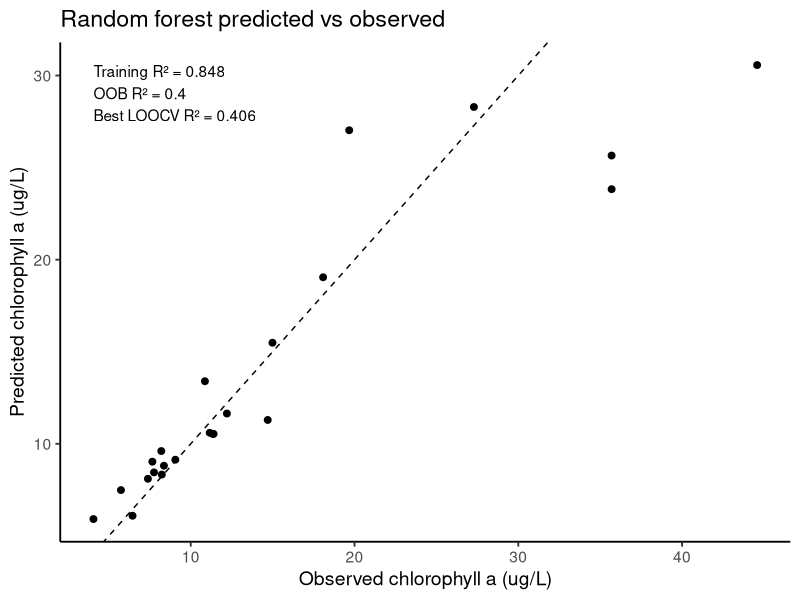
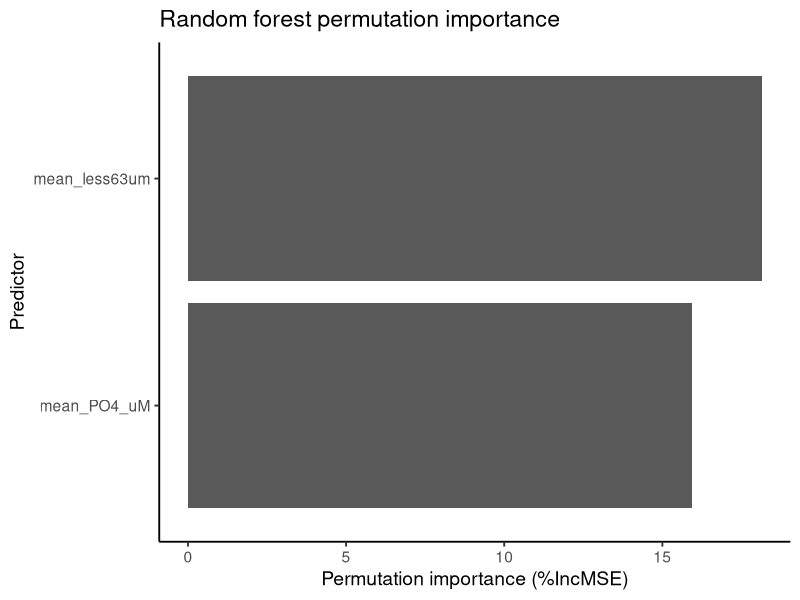
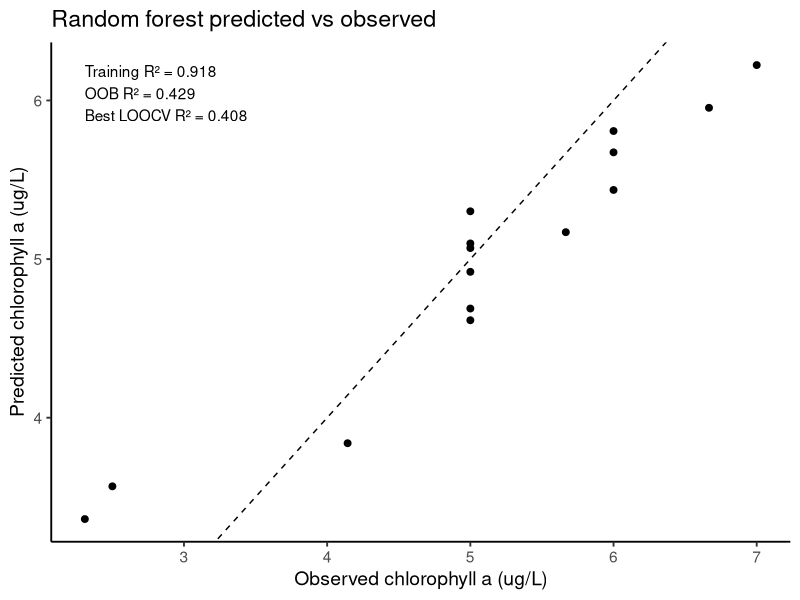
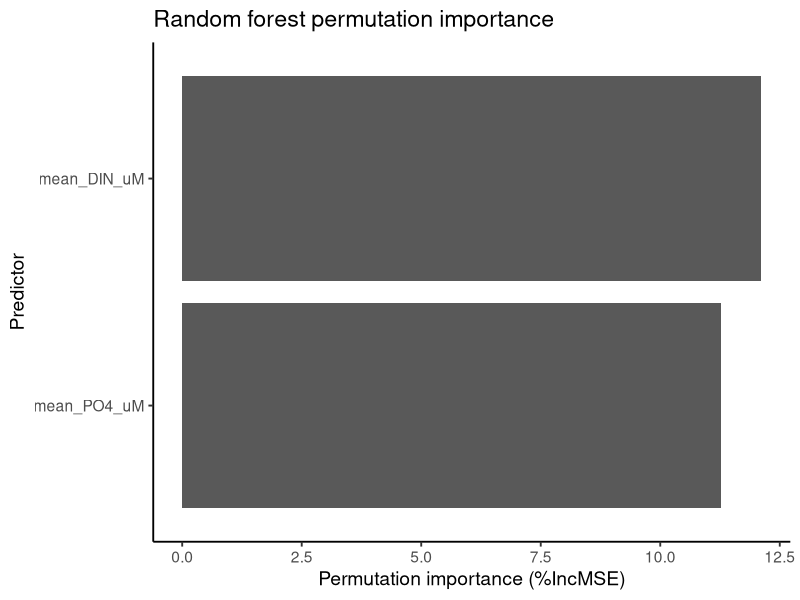

Recreate these plots in R, in order.
# ============================================================
# Random Forest subset search for chlorophyll a
# Response: mean_Chla_ug
# Categorical variables excluded: Month, Site, Estuary
# The script:
#   1) tests every predictor combination
#   2) selects the best by LOOCV R^2
#   3) fits the final random forest
#   4) makes predicted vs observed plot
#   5) makes horizontal permutation importance plot
# ============================================================

library(readxl)
library(dplyr)
library(ggplot2)
library(randomForest)

# ------------------------------------------------------------
# 1. Read data
# ------------------------------------------------------------
dat <- read_excel("Data/Biomass_data_forest.xlsx")

# ------------------------------------------------------------
# 2. Remove categorical variables
# ------------------------------------------------------------
dat <- dat %>%
  select(-Month, -Site, -Estuary)

# ------------------------------------------------------------
# 3. Keep only numeric columns and the response
# ------------------------------------------------------------
response_name <- "mean_Chla_ug"

numeric_vars <- names(dat)[sapply(dat, is.numeric)]
candidate_vars <- setdiff(numeric_vars, response_name)

model_df <- dat %>%
  select(all_of(c(response_name, candidate_vars))) %>%
  filter(complete.cases(.))

# ------------------------------------------------------------
# 4. Optional outlier removal on response
#    Uncomment to use
# ------------------------------------------------------------
# Q1 <- quantile(model_df[[response_name]], 0.25, na.rm = TRUE)
# Q3 <- quantile(model_df[[response_name]], 0.75, na.rm = TRUE)
# IQR_value <- IQR(model_df[[response_name]], na.rm = TRUE)
# lower <- Q1 - 1.5 * IQR_value
# upper <- Q3 + 1.5 * IQR_value
# model_df <- model_df %>%
#   filter(.data[[response_name]] >= lower,
#          .data[[response_name]] <= upper)

# ------------------------------------------------------------
# 5. Transform response
# ------------------------------------------------------------
model_df$Chla_log <- log1p(model_df[[response_name]])

# ------------------------------------------------------------
# 6. Helper function for metrics
# ------------------------------------------------------------
calc_metrics <- function(obs, pred) {
  r2 <- cor(obs, pred)^2
  rmse <- sqrt(mean((obs - pred)^2))
  mae <- mean(abs(obs - pred))
  data.frame(R2 = r2, RMSE = rmse, MAE = mae)
}

# ------------------------------------------------------------
# 7. LOOCV for one predictor subset
# ------------------------------------------------------------
evaluate_subset <- function(vars, df, response_col = "mean_Chla_ug") {
  n <- nrow(df)
  loo_pred <- numeric(n)
  
  for (i in seq_len(n)) {
    train_idx <- setdiff(seq_len(n), i)
    
    rf_fit <- randomForest(
      x = df[train_idx, vars, drop = FALSE],
      y = log1p(df[[response_col]][train_idx]),
      ntree = 500,
      importance = FALSE
    )
    
    pred_log <- predict(rf_fit, newdata = df[i, vars, drop = FALSE])
    loo_pred[i] <- pmax(0, expm1(pred_log))
  }
  
  obs <- df[[response_col]]
  metrics <- calc_metrics(obs, loo_pred)
  
  data.frame(
    Predictor_Set = paste(vars, collapse = " + "),
    n_predictors = length(vars),
    LOOCV_R2 = metrics$R2,
    LOOCV_RMSE = metrics$RMSE,
    LOOCV_MAE = metrics$MAE,
    stringsAsFactors = FALSE
  )
}

# ------------------------------------------------------------
# 8. Test every predictor combination
# ------------------------------------------------------------
set.seed(123)

all_results <- list()
counter <- 1

for (k in seq_along(candidate_vars)) {
  combos <- combn(candidate_vars, k, simplify = FALSE)
  
  for (vars in combos) {
    cat("Testing subset:", paste(vars, collapse = " + "), "\n")
    all_results[[counter]] <- evaluate_subset(vars, model_df, response_name)
    counter <- counter + 1
  }
}

results_df <- bind_rows(all_results)

# Save search results
# write.csv(results_df, "rf_subset_search_results.csv", row.names = FALSE)

# ------------------------------------------------------------
# 9. Choose the best subset
#    Highest LOOCV R2, then lowest RMSE, then fewer predictors
# ------------------------------------------------------------
best_row <- results_df %>%
  arrange(desc(LOOCV_R2), LOOCV_RMSE, n_predictors) %>%
  slice(1)

best_vars <- unlist(strsplit(best_row$Predictor_Set, " \\+ "))

cat("\nBest predictor set:\n")
print(best_vars)
print(best_row)

# ------------------------------------------------------------
# 10. Fit final model on the full data using the best subset
# ------------------------------------------------------------
rf_best <- randomForest(
  x = model_df[, best_vars, drop = FALSE],
  y = model_df$Chla_log,
  ntree = 500,
  importance = TRUE
)

# Training predictions on original scale
train_pred_log <- predict(rf_best, newdata = model_df[, best_vars, drop = FALSE])
train_pred <- pmax(0, expm1(train_pred_log))
train_obs <- model_df[[response_name]]

train_metrics <- calc_metrics(train_obs, train_pred)

# OOB predictions from randomForest object
# These are on the transformed scale, so back-transform them too
oob_pred <- pmax(0, expm1(rf_best$predicted))
oob_metrics <- calc_metrics(train_obs, oob_pred)

# Combine metrics
final_metrics <- data.frame(
  Metric = c("Training R2", "Training RMSE", "Training MAE",
             "OOB R2", "OOB RMSE", "OOB MAE",
             "Best LOOCV R2", "Best LOOCV RMSE", "Best LOOCV MAE",
             "Number of predictors"),
  Value = c(train_metrics$R2, train_metrics$RMSE, train_metrics$MAE,
            oob_metrics$R2, oob_metrics$RMSE, oob_metrics$MAE,
            best_row$LOOCV_R2, best_row$LOOCV_RMSE, best_row$LOOCV_MAE,
            best_row$n_predictors)
)

print(final_metrics)
# write.csv(final_metrics, "rf_final_metrics.csv", row.names = FALSE)

# ------------------------------------------------------------
# 11. Predicted vs observed plot
# ------------------------------------------------------------
plot_df <- data.frame(
  Observed = train_obs,
  Predicted = train_pred
)

p1 <- ggplot(plot_df, aes(x = Observed, y = Predicted)) +
  geom_point(size = 2) +
  geom_abline(intercept = 0, slope = 1, linetype = "dashed") +
  theme_classic(base_size = 14) +
  labs(
    x = "Observed chlorophyll a (ug/L)",
    y = "Predicted chlorophyll a (ug/L)",
    title = "Random forest predicted vs observed"
  ) +
  annotate(
    "text",
    x = min(plot_df$Observed, na.rm = TRUE),
    y = max(plot_df$Predicted, na.rm = TRUE),
    hjust = 0,
    vjust = 1,
    label = paste0(
      "Training R² = ", round(train_metrics$R2, 3), "\n",
      "OOB R² = ", round(oob_metrics$R2, 3), "\n",
      "Best LOOCV R² = ", round(best_row$LOOCV_R2, 3)
    )
  )

print(p1)
# ggsave("predicted_vs_observed_best_subset_rf.png", p1, width = 7, height = 6, dpi = 300)

# ------------------------------------------------------------
# 12. Permutation importance plot for the final model
#     For regression randomForest models, type = 1 gives %IncMSE
# ------------------------------------------------------------
imp <- importance(rf_best, type = 1)

imp_df <- data.frame(
  Variable = rownames(imp),
  PermImportance = imp[, 1]
) %>%
  filter(Variable %in% best_vars) %>%
  arrange(PermImportance)

write.csv(imp_df, "rf_permutation_importance_best_subset.csv", row.names = FALSE)

p2 <- ggplot(imp_df, aes(x = reorder(Variable, PermImportance),
                         y = PermImportance)) +
  geom_col() +
  coord_flip() +
  theme_classic(base_size = 14) +
  labs(
    x = "Predictor",
    y = "Permutation importance (%IncMSE)",
    title = "Random forest permutation importance"
  )

print(p2)
# ggsave("permutation_importance_best_subset_rf.png", p2, width = 7, height = 5, dpi = 300)

# ------------------------------------------------------------
# 13. Optional: save the final model object
# ------------------------------------------------------------
# saveRDS(rf_best, "rf_best_subset_model.rds")



### Hill.0

# ------------------------------------------------------------
# 1. Read data
# ------------------------------------------------------------
dat <- read_excel("Data/Diversity_data_forest.xlsx")

# ------------------------------------------------------------
# 2. Remove categorical variables
# ------------------------------------------------------------
dat <- dat %>%
  select(-Month, -Site, -Estuary, -mean_Hill.1, -mean_Hill.2)

# ------------------------------------------------------------
# 3. Keep only numeric columns and the response
# ------------------------------------------------------------
response_name <- "mean_Hill.0"

numeric_vars <- names(dat)[sapply(dat, is.numeric)]
candidate_vars <- setdiff(numeric_vars, response_name)

model_df <- dat %>%
  select(all_of(c(response_name, candidate_vars))) %>%
  filter(complete.cases(.))

# ------------------------------------------------------------
# 4. Optional outlier removal on response
#    Uncomment to use
# ------------------------------------------------------------
# Q1 <- quantile(model_df[[response_name]], 0.25, na.rm = TRUE)
# Q3 <- quantile(model_df[[response_name]], 0.75, na.rm = TRUE)
# IQR_value <- IQR(model_df[[response_name]], na.rm = TRUE)
# lower <- Q1 - 1.5 * IQR_value
# upper <- Q3 + 1.5 * IQR_value
# model_df <- model_df %>%
#   filter(.data[[response_name]] >= lower,
#          .data[[response_name]] <= upper)

# ------------------------------------------------------------
# 5. Transform response
# ------------------------------------------------------------
model_df$Chla_log <- log1p(model_df[[response_name]])

# ------------------------------------------------------------
# 6. Helper function for metrics
# ------------------------------------------------------------
calc_metrics <- function(obs, pred) {
  r2 <- cor(obs, pred)^2
  rmse <- sqrt(mean((obs - pred)^2))
  mae <- mean(abs(obs - pred))
  data.frame(R2 = r2, RMSE = rmse, MAE = mae)
}

# ------------------------------------------------------------
# 7. LOOCV for one predictor subset
# ------------------------------------------------------------
evaluate_subset <- function(vars, df, response_col = "mean_Chla_ug") {
  n <- nrow(df)
  loo_pred <- numeric(n)
  
  for (i in seq_len(n)) {
    train_idx <- setdiff(seq_len(n), i)
    
    rf_fit <- randomForest(
      x = df[train_idx, vars, drop = FALSE],
      y = log1p(df[[response_col]][train_idx]),
      ntree = 500,
      importance = FALSE
    )
    
    pred_log <- predict(rf_fit, newdata = df[i, vars, drop = FALSE])
    loo_pred[i] <- pmax(0, expm1(pred_log))
  }
  
  obs <- df[[response_col]]
  metrics <- calc_metrics(obs, loo_pred)
  
  data.frame(
    Predictor_Set = paste(vars, collapse = " + "),
    n_predictors = length(vars),
    LOOCV_R2 = metrics$R2,
    LOOCV_RMSE = metrics$RMSE,
    LOOCV_MAE = metrics$MAE,
    stringsAsFactors = FALSE
  )
}

# ------------------------------------------------------------
# 8. Test every predictor combination
# ------------------------------------------------------------
set.seed(123)

all_results <- list()
counter <- 1

for (k in seq_along(candidate_vars)) {
  combos <- combn(candidate_vars, k, simplify = FALSE)
  
  for (vars in combos) {
    cat("Testing subset:", paste(vars, collapse = " + "), "\n")
    all_results[[counter]] <- evaluate_subset(vars, model_df, response_name)
    counter <- counter + 1
  }
}

results_df <- bind_rows(all_results)

# Save search results
# write.csv(results_df, "rf_subset_search_results.csv", row.names = FALSE)

# ------------------------------------------------------------
# 9. Choose the best subset
#    Highest LOOCV R2, then lowest RMSE, then fewer predictors
# ------------------------------------------------------------
best_row <- results_df %>%
  arrange(desc(LOOCV_R2), LOOCV_RMSE, n_predictors) %>%
  slice(1)

best_vars <- unlist(strsplit(best_row$Predictor_Set, " \\+ "))

cat("\nBest predictor set:\n")
print(best_vars)
print(best_row)

# ------------------------------------------------------------
# 10. Fit final model on the full data using the best subset
# ------------------------------------------------------------
rf_best <- randomForest(
  x = model_df[, best_vars, drop = FALSE],
  y = model_df$Chla_log,
  ntree = 500,
  importance = TRUE
)

# Training predictions on original scale
train_pred_log <- predict(rf_best, newdata = model_df[, best_vars, drop = FALSE])
train_pred <- pmax(0, expm1(train_pred_log))
train_obs <- model_df[[response_name]]

train_metrics <- calc_metrics(train_obs, train_pred)

# OOB predictions from randomForest object
# These are on the transformed scale, so back-transform them too
oob_pred <- pmax(0, expm1(rf_best$predicted))
oob_metrics <- calc_metrics(train_obs, oob_pred)

# Combine metrics
final_metrics <- data.frame(
  Metric = c("Training R2", "Training RMSE", "Training MAE",
             "OOB R2", "OOB RMSE", "OOB MAE",
             "Best LOOCV R2", "Best LOOCV RMSE", "Best LOOCV MAE",
             "Number of predictors"),
  Value = c(train_metrics$R2, train_metrics$RMSE, train_metrics$MAE,
            oob_metrics$R2, oob_metrics$RMSE, oob_metrics$MAE,
            best_row$LOOCV_R2, best_row$LOOCV_RMSE, best_row$LOOCV_MAE,
            best_row$n_predictors)
)

print(final_metrics)
# write.csv(final_metrics, "rf_final_metrics.csv", row.names = FALSE)

# ------------------------------------------------------------
# 11. Predicted vs observed plot
# ------------------------------------------------------------
plot_df <- data.frame(
  Observed = train_obs,
  Predicted = train_pred
)

p1 <- ggplot(plot_df, aes(x = Observed, y = Predicted)) +
  geom_point(size = 2) +
  geom_abline(intercept = 0, slope = 1, linetype = "dashed") +
  theme_classic(base_size = 14) +
  labs(
    x = "Observed chlorophyll a (ug/L)",
    y = "Predicted chlorophyll a (ug/L)",
    title = "Random forest predicted vs observed"
  ) +
  annotate(
    "text",
    x = min(plot_df$Observed, na.rm = TRUE),
    y = max(plot_df$Predicted, na.rm = TRUE),
    hjust = 0,
    vjust = 1,
    label = paste0(
      "Training R² = ", round(train_metrics$R2, 3), "\n",
      "OOB R² = ", round(oob_metrics$R2, 3), "\n",
      "Best LOOCV R² = ", round(best_row$LOOCV_R2, 3)
    )
  )

print(p1)
# ggsave("predicted_vs_observed_best_subset_rf.png", p1, width = 7, height = 6, dpi = 300)

# ------------------------------------------------------------
# 12. Permutation importance plot for the final model
#     For regression randomForest models, type = 1 gives %IncMSE
# ------------------------------------------------------------
imp <- importance(rf_best, type = 1)

imp_df <- data.frame(
  Variable = rownames(imp),
  PermImportance = imp[, 1]
) %>%
  filter(Variable %in% best_vars) %>%
  arrange(PermImportance)

write.csv(imp_df, "rf_permutation_importance_best_subset.csv", row.names = FALSE)

p2 <- ggplot(imp_df, aes(x = reorder(Variable, PermImportance),
                         y = PermImportance)) +
  geom_col() +
  coord_flip() +
  theme_classic(base_size = 14) +
  labs(
    x = "Predictor",
    y = "Permutation importance (%IncMSE)",
    title = "Random forest permutation importance"
  )

print(p2)
# ggsave("permutation_importance_best_subset_rf.png", p2, width = 7, height = 5, dpi = 300)

# ------------------------------------------------------------
# 13. Optional: save the final model object
# ------------------------------------------------------------
# saveRDS(rf_best, "rf_best_subset_model.rds")
